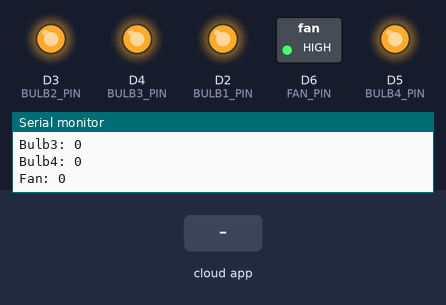
Bench run of a sketch on a simulated ESP8266 (NodeMCU). Parts: switched loads named in the sketch (green lamp = pin HIGH), output pins drawn as LEDs (lit = HIGH), the last lines printed to the serial monitor. The test bench sets the inputs (shaded band). WiFi joins after 1.5 s; servers stay silent unless stated; the Firebase database answers and starts empty.

Above: at 3.2 s.
3.3 s: the phone or cloud app sets bulb1 to 1
At 5.1 s:
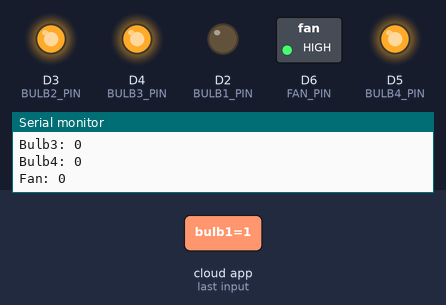
5.7 s: the phone or cloud app sets bulb2 to 1
At 7.4 s:
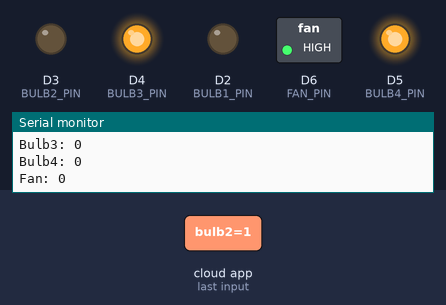
8.0 s: the phone or cloud app sets bulb3 to 1
At 9.7 s:
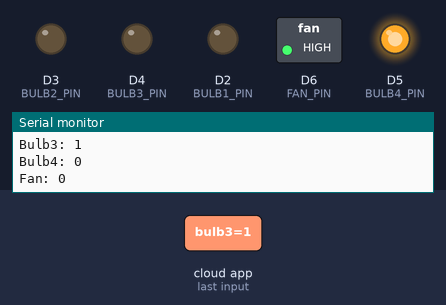
10.3 s: the phone or cloud app sets bulb4 to 1
At 12.0 s:
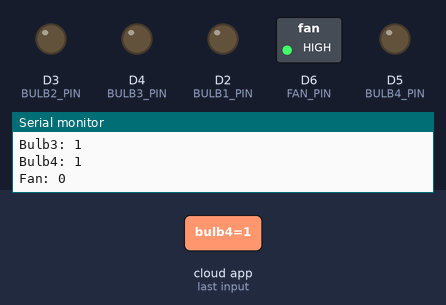
12.6 s: the phone or cloud app sets bulb1 to 0
At 14.4 s:
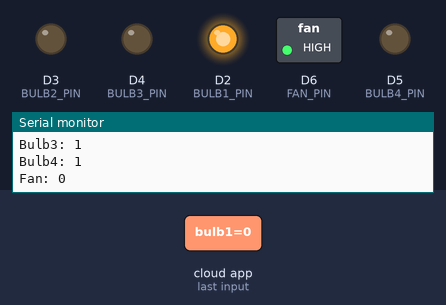
14.9 s: the phone or cloud app sets fan to 1
At 16.3 s:
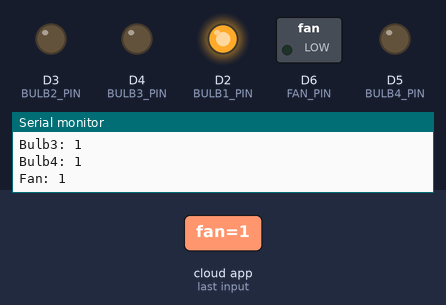
Timing chart, 0 to 17.4 s (numbered marks = the images above; inputs shaded):
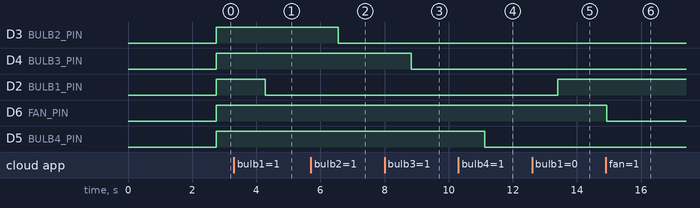

Measured:
- after the input at 3.3 s, D2 (BULB1_PIN): HIGH → LOW after 0.98 s
- after the input at 5.7 s, D3 (BULB2_PIN): HIGH → LOW after 0.86 s
- after the input at 8.0 s, D4 (BULB3_PIN): HIGH → LOW after 0.84 s
- after the input at 10.3 s, D5 (BULB4_PIN): HIGH → LOW after 0.82 s
- after the input at 12.6 s, D2 (BULB1_PIN): LOW → HIGH after 0.81 s
- after the input at 14.9 s, D6 (FAN_PIN): HIGH → LOW at once

The sketch:

smart_home.ino
```cpp
#include <ESP8266WiFi.h>
#include <FirebaseArduino.h>

// Replace with your Firebase and WiFi credentials
#define FIREBASE_HOST "iotapp10-default-rtdb.firebaseio.com"
#define FIREBASE_AUTH "KcMFtrB6MPTWWjI7tv4pV8sNdjd7zfS9BGoUGLoK"
#define WIFI_SSID "Galaxy A23"
#define WIFI_PASSWORD "12345678TT"

const int BULB1_PIN = D2;  // Define the pin where the first bulb is connected
const int BULB2_PIN = D3;  // Define the pin where the second bulb is connected
const int BULB3_PIN = D4;  // Define the pin where the third bulb is connected
const int BULB4_PIN = D5;  // Define the pin where the fourth bulb is connected
const int FAN_PIN = D6;    // Define the pin where the fan is connected

void setup() {
  pinMode(BULB1_PIN, OUTPUT);
  pinMode(BULB2_PIN, OUTPUT);
  pinMode(BULB3_PIN, OUTPUT);
  pinMode(BULB4_PIN, OUTPUT);
  pinMode(FAN_PIN, OUTPUT);

  Serial.begin(9600);
  delay(500);

  // Connect to WiFi
  WiFi.begin(WIFI_SSID, WIFI_PASSWORD);
  Serial.print("Connecting");
  while (WiFi.status() != WL_CONNECTED) {
    Serial.print(".");
    delay(500);
  }
  Serial.println();
  Serial.println("Connected.");
  Serial.println(WiFi.localIP());

  // Connect to Firebase
  Firebase.begin(FIREBASE_HOST, FIREBASE_AUTH);
}

void loop() {
  // Read the values from Firebase
  bool bulb1 = Firebase.getBool("bulb1");
  bool bulb2 = Firebase.getBool("bulb2");
  bool bulb3 = Firebase.getBool("bulb3");
  bool bulb4 = Firebase.getBool("bulb4");
  bool fan = Firebase.getBool("fan");

  Serial.print("Bulb1: ");
  Serial.println(bulb1);
  Serial.print("Bulb2: ");
  Serial.println(bulb2);
  Serial.print("Bulb3: ");
  Serial.println(bulb3);
  Serial.print("Bulb4: ");
  Serial.println(bulb4);
  Serial.print("Fan: ");
  Serial.println(fan);

  // Control the bulbs and fan based on Firebase values
  digitalWrite(BULB1_PIN, bulb1 ? LOW : HIGH);

  digitalWrite(BULB2_PIN, bulb2 ? LOW : HIGH);
  digitalWrite(BULB3_PIN, bulb3 ? LOW : HIGH);
  digitalWrite(BULB4_PIN, bulb4 ? LOW : HIGH);
  digitalWrite(FAN_PIN, fan ? LOW : HIGH);

  delay(10); // Add a delay to avoid rapid toggling and to allow time for Firebase to update
}
```
